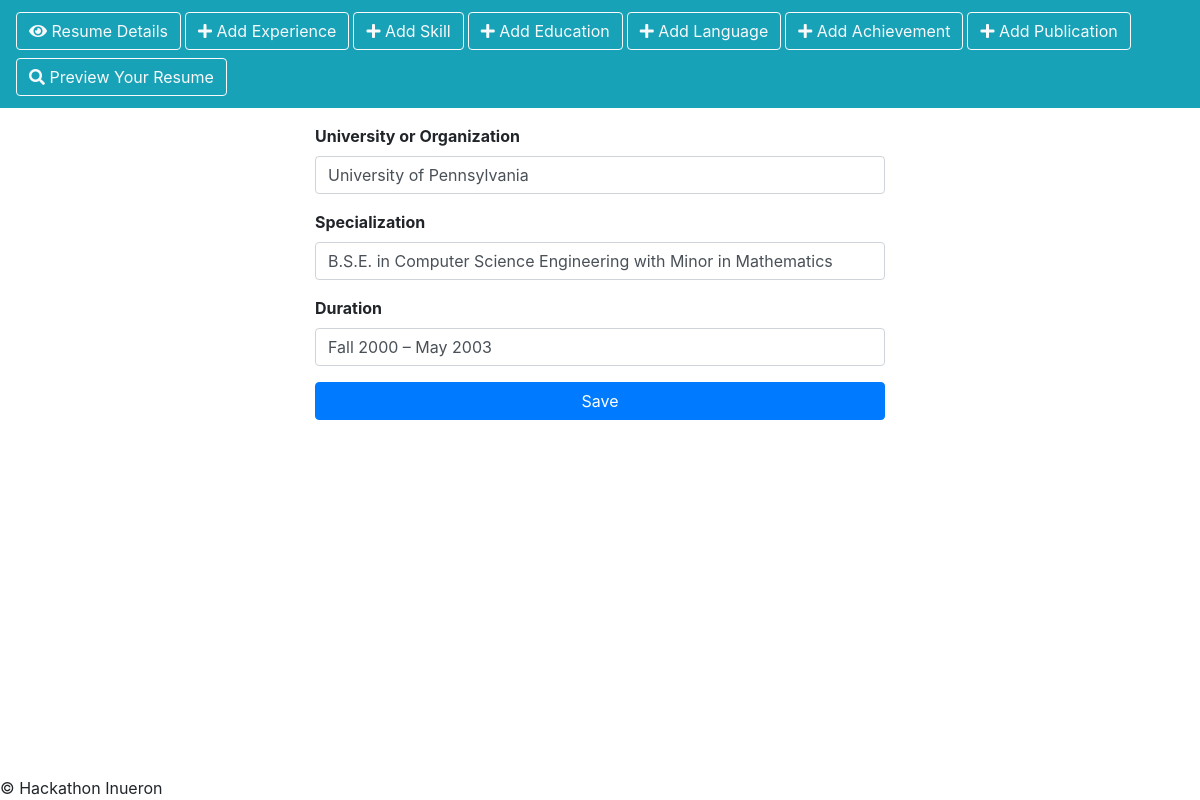
The page /resume/update_education/5/ (signed in) on the database its author committed.
### cvbuilder/models.py (models this page shows, shortened)
class Education(models.Model):
    title = models.CharField(max_length=255)
    description = models.CharField(max_length=255, verbose_name='Department')
    duration = models.CharField(max_length=255)
    resume = models.ForeignKey(Resume, on_delete=models.CASCADE, related_name='educations')
    order = models.IntegerField(blank=False, default=100_000)
    class Meta:
        verbose_name = 'Education'
        verbose_name_plural = 'Educations'

### cvbuilder/views.py (the view)
# urls.py: path('update_education/<str:pk>/', views.UpdateEducation.as_view(), name='UpdateEducation'),
class UpdateEducation(OwnerResumeUpdateView):
    model = Education
    fields = ['title', 'description', 'duration']
    template_name = 'cvbuilder/crud_education.html'
    success_url = reverse_lazy('cvbuilder:MainPage')

### cvbuilder/mixins.py (called while the page is built)
    def get_queryset(self):
        qs = super(OwnerResumeUpdateView, self).get_queryset()
        resume = Resume.objects.get(user=self.request.user)
        return qs.filter(resume=resume)

### cvbuilder/templates/cvbuilder/crud_education.html (shortened to what this page needs)
{% extends "cvbuilder/_base.html" %}
{% block content %}
{% include 'cvbuilder/8_cv_navbar.html' %}
<div class="container-fluid text-center mt-3">
  <div class="row content">
    <div class="col-sm-3"></div>
    <div class="col-sm-6 text-left">
        <form method="post">
            <div class="mb-3">
                <label for="id_title" class="form-label"><b>University or Organization</b></label>
                {{ form.title }}
            </div>
            <div class="mb-3">
                <label for="id_description" class="form-label"><b>Specialization</b></label>
                {{ form.description }}
            </div>
            <div class="mb-3">
                <label for="id_title" class="form-label"><b>Duration</b></label>
                {{ form.duration }}
            </div>
            <input type="submit" class="btn btn-primary black-button-oz btn-block" value="Save">
        </form>
    </div>
  </div>
</div>
{% endblock %}

### rows shown on the page
Education: title "University of Pennsylvania", description "B.S.E. in Computer Science Engineering with Minor in Mathematics", duration "Fall 2000 – May 2003"
